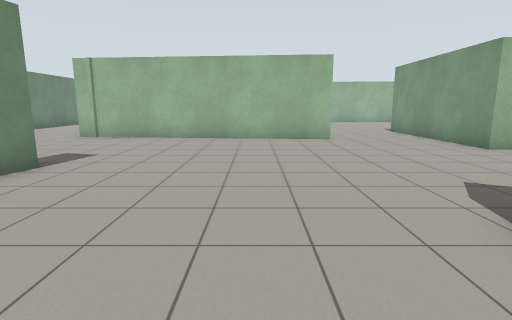
View 1 (above)

20 first-person views from a walk through a Gazebo world. The camera is 1.2 m above the floor, tilts 10° down and sees 80° across. The floor is counted in squares, 1 m on a side. Each view is taken from the middle of a square. On the plan, view 1 faces up. The plan holds only what a view shows up to about 13 squares ahead; the rest is blank.

View 2
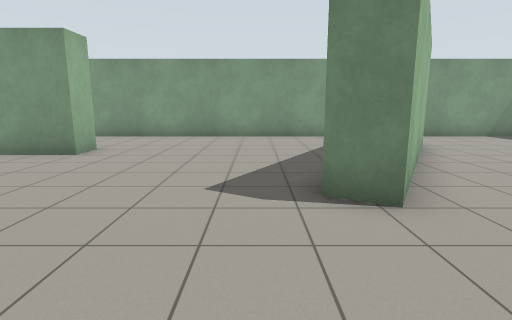

View 3
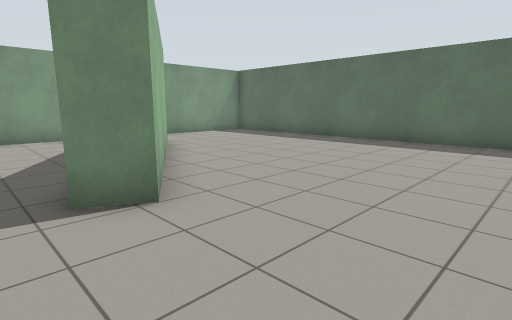

View 4
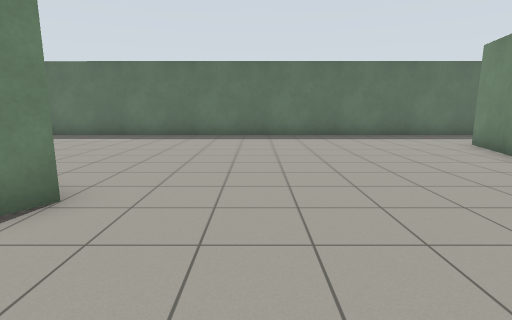

View 5
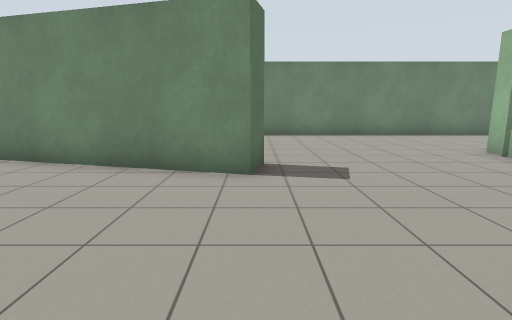

View 6
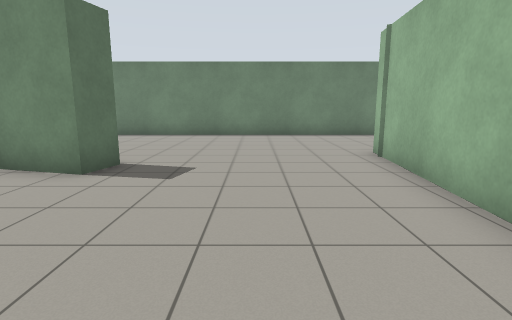

View 7
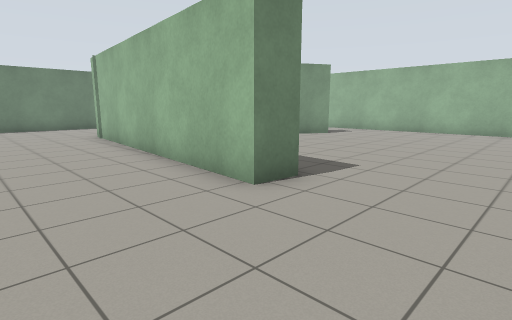

View 8
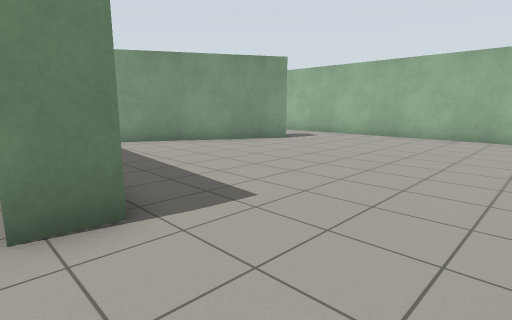

View 9
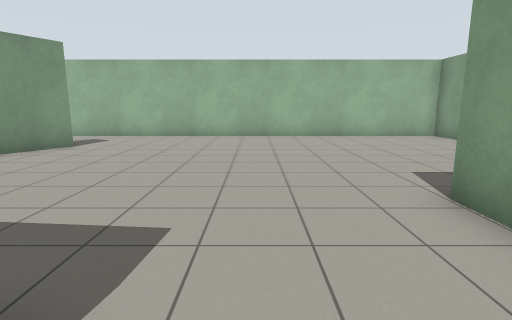

View 10
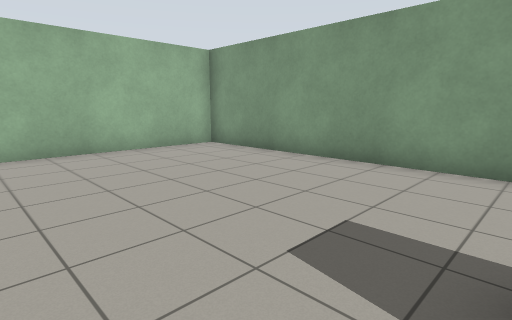

View 11
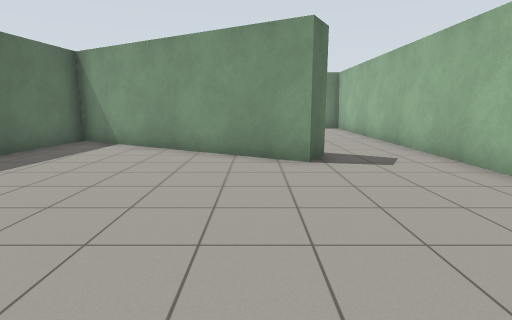

View 12
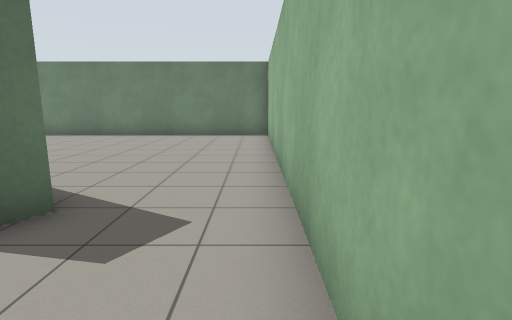

View 13
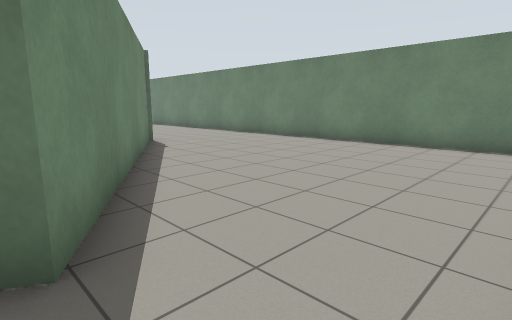

View 14
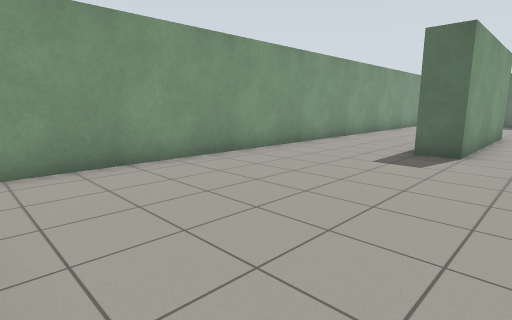

View 15
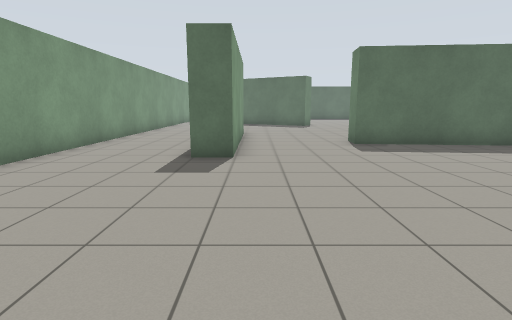

View 16
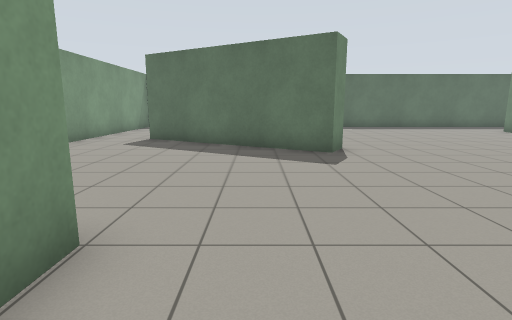

View 17
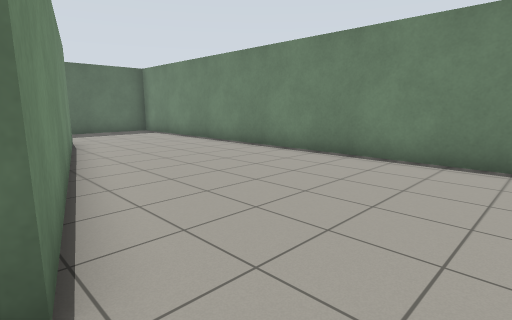

View 18
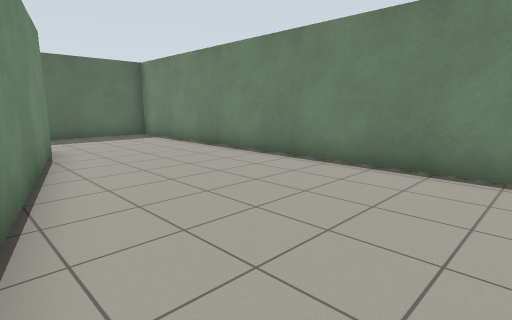

View 19
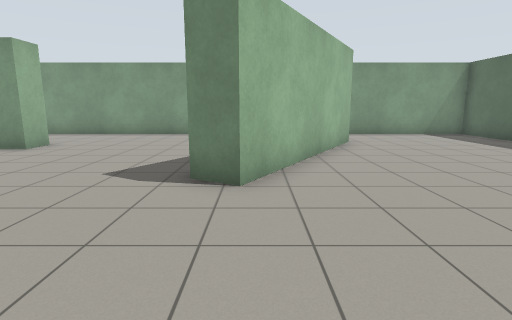

View 20
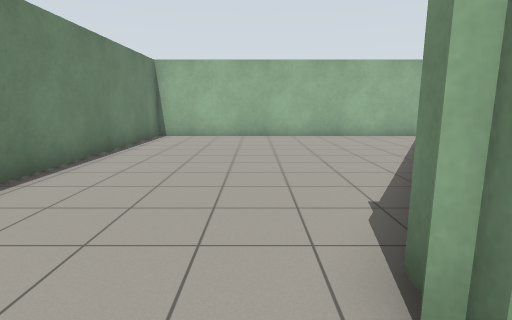

### Floor plan
Points are (right, up) in squares from view 1. A wall is a line through its corners. A room is listed if a view was taken in it or the views show most of it. See-through windows are left out.
Room 1 (views 1, 2, 3, 4, 5, 6, 7, 8, 9, 10, 11, 12, 13, 14, 15, 16, 17, 18, 19, 20)
walls: (7.6, 8.5) (6.5, 8.5) (6.5, 14.8) (7.6, 14.8); (-6.9, 12.7) (-6.9, 13.2); (-7.2, 12.3) (-2.4, 20.7) (-1.5, 20.2) (-5.7, 13) (2.8, 12.2) (2.7, 11.2) (-7.1, 12.1); (-6.2, -1.3) (-6.9, -3.7); (8.5, -1.2) (2.5, 2.2) (3, 3.1) (9, -0.3); (-7.8, -3.4) (-5.3, 6.2) (-4.3, 5.9) (-5.8, 0.2); (11.3, 23.4) (-12, 23.5) (-12, -6.9) (11.3, -6.9) (11.3, 23.4)

Positions as (right, up) in squares from view 1, and headings:
1: (0, 0), facing up
2: (-1, 4), facing right
3: (-1, 4), facing down-right
4: (0, 6), facing down
5: (1, 6), facing left
6: (1, 9), facing left
7: (6, 8), facing up-left
8: (6, 11), facing up-left
9: (4, 11), facing up
10: (5, 15), facing up-right
11: (5, 19), facing left
12: (1, 23), facing left
13: (-2, 23), facing down-left
14: (5, 23), facing down-right
15: (6, 22), facing down
16: (5, 11), facing down
17: (-5, 8), facing down-left
18: (-6, 6), facing down-left
19: (-2, 2), facing right
20: (-8, 11), facing up
